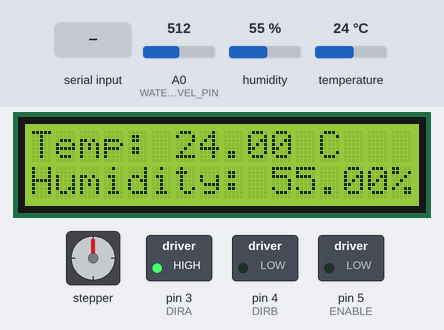
This sketch was run on a simulated Arduino Mega 2560, built with avr-gcc and run on an emulated ATmega2560. On the bench: 16×2 character LCD, stepper motor, switched loads named in the sketch (green lamp = pin HIGH). The test bench sets the inputs (shaded band); at power-on: temperature 24 °C, humidity 55 %, A0 (WATER_LEVEL_PIN) = 512. The local clock reads 2024-03-15 10:24:30 at power-on unless the sketch sets it; stepper angles assume 200 steps per turn; what the sketch prints to the serial monitor is not drawn.

Above: at 1.2 s.
1.3 s: "o" received over Serial
At 2.27 s:
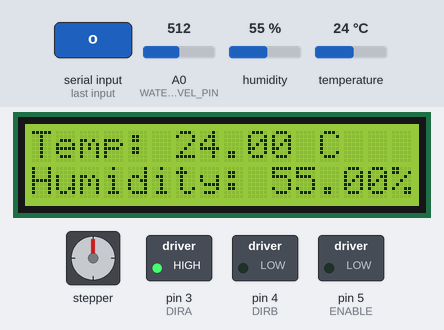
At 2.88 s:
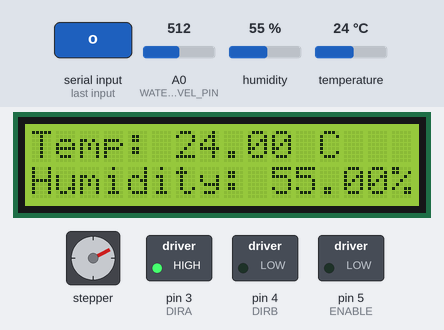
4.5 s: temperature set to 28 °C
At 4.69 s:
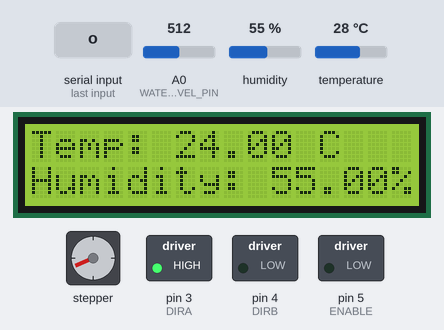
7.1 s: "c" received over Serial
At 8.37 s:
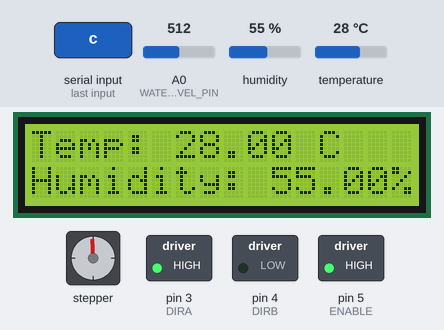
10.6 s: humidity set to 22 %
13.2 s: A0 (WATER_LEVEL_PIN) set to 107
15.8 s: A0 (WATER_LEVEL_PIN) set to 92
Timing chart, 0 to 18.8 s (numbered marks = the images above; inputs shaded):
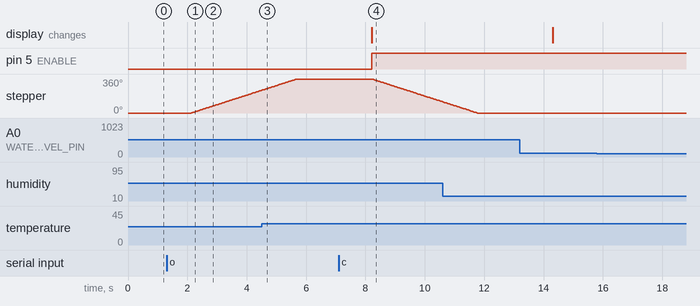

The sketch:

Final_Project.ino
```cpp
#include <dht.h>
#include <LiquidCrystal.h>
#include <Stepper.h>
#include <Wire.h>     // Include Wire library for I2C communication
#include <RTClib.h>   // Include RTC library for DS1307

#define DHT11_PIN 7  // Define the pin to which the DHT sensor is connected
#define ENABLE 5
#define DIRA 3
#define DIRB 4
#define TEMP_THRESHOLD 26  // Define the temperature threshold
#define WATER_LEVEL_PIN A0  // Pin connected to the water level sensor
#define WATER_LEVEL_THRESHOLD 500  // Define the water level threshold

#define STEPPER_STEPS 200  // Number of steps per revolution
#define STEPPER_PIN_STEP 22  // Step pin
#define STEPPER_PIN_DIR 23   // Direction pin
#define STEPPER_PIN_EN 24    // Enable pin

const int stepsPerRevolution = 200;  // change this to fit the number of steps per revolution
const int rolePerMinute = 17;         // Adjustable range of 28BYJ-48 stepper is 0~17 rpm

dht DHT;
LiquidCrystal lcd(12, 11, 9, 8, 6, 2); // RS, EN, D4, D5, D6, D7
Stepper myStepper(stepsPerRevolution, 23, 25, 27, 29);

RTC_DS1307 rtc;

void setup() {
  Serial.begin(9600); // Start serial communication

  if (!rtc.begin()) {
    Serial.println("Couldn't find RTC");
    while (1);
  }

  if (!rtc.isrunning()) {
    Serial.println("RTC is not running, setting time...");
    rtc.adjust(DateTime(F(__DATE__), F(__TIME__))); // Set the initial time and date to compile time
  }

  pinMode(ENABLE, OUTPUT);
  pinMode(DIRA, OUTPUT);
  pinMode(DIRB, OUTPUT);
  pinMode(STEPPER_PIN_EN, OUTPUT);

  digitalWrite(DIRA, HIGH); //one way
  digitalWrite(DIRB, LOW);
  digitalWrite(ENABLE, LOW); // enable off
  digitalWrite(STEPPER_PIN_EN, LOW); // Disable stepper motor

  lcd.begin(16, 2); // Initialize the LCD with 16 columns and 2 rows

  myStepper.setSpeed(rolePerMinute);
}

void loop() {
  // Clear the LCD screen
  lcd.clear();

  // Set cursor to first row, first column
  lcd.setCursor(0, 0);

  // Read temperature and humidity
  int chk = DHT.read11(DHT11_PIN);

  // Print temperature and unit on LCD
  lcd.print("Temp: ");
  lcd.print(DHT.temperature);
  lcd.print(" C");

  // Set cursor to second row, first column
  lcd.setCursor(0, 1);

  // Print humidity and unit on LCD
  lcd.print("Humidity: ");
  lcd.print(DHT.humidity);
  lcd.print("%");


  // Read water level
  int waterLevel = analogRead(WATER_LEVEL_PIN);


  // Print water level to Serial Monitor
  if (waterLevel < 100) {
     Serial.print("Water Level: ");
     Serial.println(waterLevel);

  }

  // Check if temperature is above the threshold
  if (DHT.temperature > TEMP_THRESHOLD) {
    digitalWrite(ENABLE, HIGH); // Turn on the ENABLE pin
    //Serial.println("High temperature - turn on fan");
  } else {
    digitalWrite(ENABLE, LOW); // Keep the ENABLE pin off
    //Serial.println("Normal temperature - turn off fan");
  }

  // Check for serial input to control the stepper motor
  if (Serial.available() > 0) {
    char inputVariable = Serial.read();
    if (inputVariable == 'o') {
      openMotor();
    } else if (inputVariable == 'c') {
      closeMotor();
    }
  }

  delay(2000); // Wait for 2 seconds for the sensor to stabilize
}

void openMotor() {
  Serial.println("Opening..");
  recordTime(); // Record time when motor opens
  myStepper.step(stepsPerRevolution);
  delay(500);
  Serial.println("Open.");
}

void closeMotor() {
  Serial.println("Closing..");
  recordTime(); // Record time when motor closes
  myStepper.step(-stepsPerRevolution);
  delay(500);
  Serial.println("Closed.");
}

void recordTime() {
  // Get the current time from RTC
  DateTime now = rtc.now();

  // Print the current date and time
  Serial.print("Time: ");
  Serial.print(now.hour());
  printDigits(now.minute());
  printDigits(now.second());
  Serial.print(" ");
  Serial.print(now.day());
  Serial.print("/");
  Serial.print(now.month());
  Serial.print("/");
  Serial.println(now.year());
}

void printDigits(int digits) {
  // Utility function to print leading 0
  if (digits < 10) {
    Serial.print('0');
  }
  Serial.print(digits);
}
```

Measured:
- the behaviour switches between 26 and 27 °C on temperature (found by bisection; images 2 and 3)
- after the input at 1.3 s, stepper: keeps turning clockwise at about 102°/s, starting after 0.83 s
- after the input at 7.1 s, stepper: keeps turning counter-clockwise at about 102°/s, starting after 1.1 s
- after the input at 15.8 s, every drawn part: stays the same
